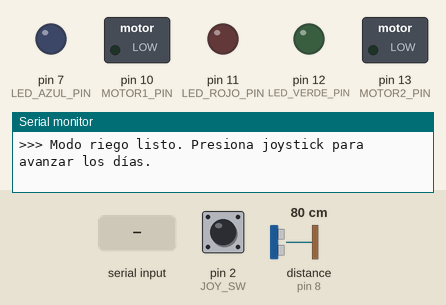
This sketch was run on a simulated Arduino Uno, built with avr-gcc and run on an emulated ATmega328P. Parts: switched loads named in the sketch (green lamp = pin HIGH), output pins drawn as LEDs (lit = HIGH), the last lines printed to the serial monitor. The test bench sets the inputs (shaded band); at power-on: pin 2 (JOY_SW) HIGH, distance to the obstacle (sensor on pin 8) 80 cm. The echo pulse lasts 58.3 µs per cm; pins used as bus, display or sensor lines are not drawn.

Above: at 1.2 s.
1.3 s: "90,45,200\n" received over Serial
At 2.1 s:
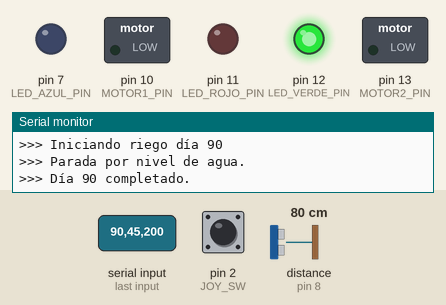
2.8 s: pin 2 (JOY_SW) pulled LOW for 0.15 s
Timing chart, 0 to 5.8 s (numbered marks = the images above; inputs shaded):
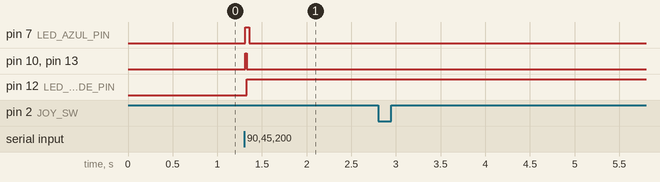

Measured:
- after the input at 1.3 s, pin 7 (LED_AZUL_PIN): LOW → HIGH at once, → LOW 0.05 s later; pin 10 (MOTOR1_PIN), pin 13 (MOTOR2_PIN): LOW → HIGH at once, → LOW 0.02 s later; pin 12 (LED_VERDE_PIN): LOW → HIGH at once

The sketch:

distribucion.ino
```cpp
// =====================================================
//  Arduino - Riego Diario con Joystick y Control Doble
// =====================================================

// ====== PINES DE CONTROL ======
const int MOTOR1_PIN = 10;
const int MOTOR2_PIN = 13;
const int TRIG = 9;
const int ECHO = 8;
const int TEMP_PIN = A1;
const int JOY_SW = 2;

// ====== LEDS ======
const int LED_AZUL_PIN  = 7;
const int LED_ROJO_PIN  = 11;
const int LED_VERDE_PIN = 12;

// ====== PARÁMETROS ======
float Q1_ml_s = 45.0;   // Caudal motor 1 (ml/s)
float Q2_ml_s = 30.0;   // Caudal motor 2 (ml/s)
const float TEMP_TRIGGER = 30.0;
const float K_FACTOR = 0.05;
const long THRESHOLD_CM = 5;  // distancia mínima

bool lastButton = HIGH;

// ====== FUNCIONES DE SENSORES ======
float leerTemperaturaLM35() {
  int lectura = analogRead(TEMP_PIN);
  float volt = (5.0 / 1024.0) * lectura;
  return volt * 100.0;
}

long leerDistanciaCM() {
  digitalWrite(TRIG, LOW);
  delayMicroseconds(2);
  digitalWrite(TRIG, HIGH);
  delayMicroseconds(10);
  digitalWrite(TRIG, LOW);
  long dur = pulseIn(ECHO, HIGH, 30000);
  return dur / 58.0;  // Conversión a cm
}

// ====== FUNCIONES DE CONTROL ======
void motoresOff() {
  digitalWrite(MOTOR1_PIN, LOW);
  digitalWrite(MOTOR2_PIN, LOW);
}

void apagarLEDs() {
  digitalWrite(LED_ROJO_PIN, LOW);
  digitalWrite(LED_VERDE_PIN, LOW);
  digitalWrite(LED_AZUL_PIN, LOW);
}

// ====== SETUP ======
void setup() {
  Serial.begin(9600);
  pinMode(JOY_SW, INPUT_PULLUP);
  pinMode(MOTOR1_PIN, OUTPUT);
  pinMode(MOTOR2_PIN, OUTPUT);
  pinMode(TRIG, OUTPUT);
  pinMode(ECHO, INPUT);
  pinMode(LED_AZUL_PIN, OUTPUT);
  pinMode(LED_ROJO_PIN, OUTPUT);
  pinMode(LED_VERDE_PIN, OUTPUT);

  apagarLEDs();
  motoresOff();

  Serial.println(">>> Modo riego listo. Presiona joystick para avanzar los días.");
}

// ====== LOOP ======
void loop() {
  bool currentButton = digitalRead(JOY_SW);

  // Detectar presión del joystick
  if (lastButton == HIGH && currentButton == LOW) {
    Serial.println("CLICK");
  }
  lastButton = currentButton;

  // Escuchar volúmenes desde Python
  if (Serial.available() > 0) {
    String linea = Serial.readStringUntil('\n');
    linea.trim();

    if (linea.length() > 0) {
      int idx1 = linea.indexOf(',');
      int idx2 = linea.indexOf(',', idx1 + 1);

      int dia = linea.substring(0, idx1).toInt();
      float V1_obj_ml = linea.substring(idx1 + 1, idx2).toFloat();
      float V2_obj_ml = linea.substring(idx2 + 1).toFloat();

      Serial.print(">>> Día "); Serial.print(dia);
      Serial.print(" recibido | M1="); Serial.print(V1_obj_ml);
      Serial.print(" ml | M2="); Serial.print(V2_obj_ml); Serial.println(" ml");

      ejecutarRiegoDia(dia, V1_obj_ml, V2_obj_ml);
    }
  }

  delay(100);
}

// ====== EJECUTAR RIEGO POR DÍA ======
void ejecutarRiegoDia(int dia, float V1_obj_ml, float V2_obj_ml) {
  float vol1_total = 0;
  float vol2_total = 0;

  apagarLEDs();
  digitalWrite(LED_AZUL_PIN, HIGH);
  digitalWrite(MOTOR1_PIN, HIGH);
  digitalWrite(MOTOR2_PIN, HIGH);

  Serial.print(">>> Iniciando riego día "); Serial.println(dia);

  while (vol1_total < V1_obj_ml || vol2_total < V2_obj_ml) {
    long dist = leerDistanciaCM();
    float T = leerTemperaturaLM35();

    if (T > TEMP_TRIGGER) digitalWrite(LED_ROJO_PIN, HIGH);
    else digitalWrite(LED_ROJO_PIN, LOW);

    float factor = (T > TEMP_TRIGGER) ? (1.0 + K_FACTOR * (T - TEMP_TRIGGER)) : 1.0;
    float Q1_adj = Q1_ml_s * factor;
    float Q2_adj = Q2_ml_s * factor;

    if (vol1_total < V1_obj_ml) vol1_total += Q1_adj;
    if (vol2_total < V2_obj_ml) vol2_total += Q2_adj;

    if (vol1_total >= V1_obj_ml) digitalWrite(MOTOR1_PIN, LOW);
    if (vol2_total >= V2_obj_ml) digitalWrite(MOTOR2_PIN, LOW);

    if (dist > THRESHOLD_CM) {
      motoresOff();
      digitalWrite(LED_VERDE_PIN, HIGH);
      Serial.println(">>> Parada por nivel de agua.");
      break;
    }

    Serial.print("Temp: "); Serial.print(T,1); Serial.print("°C | ");
    Serial.print("Dist: "); Serial.print(dist); Serial.print(" cm | ");
    Serial.print("M1: "); Serial.print(vol1_total); Serial.print("/");
    Serial.print(V1_obj_ml); Serial.print(" | M2: ");
    Serial.print(vol2_total); Serial.print("/"); Serial.println(V2_obj_ml);
    delay(1000);
  }

  motoresOff();
  apagarLEDs();
  digitalWrite(LED_VERDE_PIN, HIGH);
  Serial.print(">>> Día "); Serial.print(dia); Serial.println(" completado.\n");
}
```
